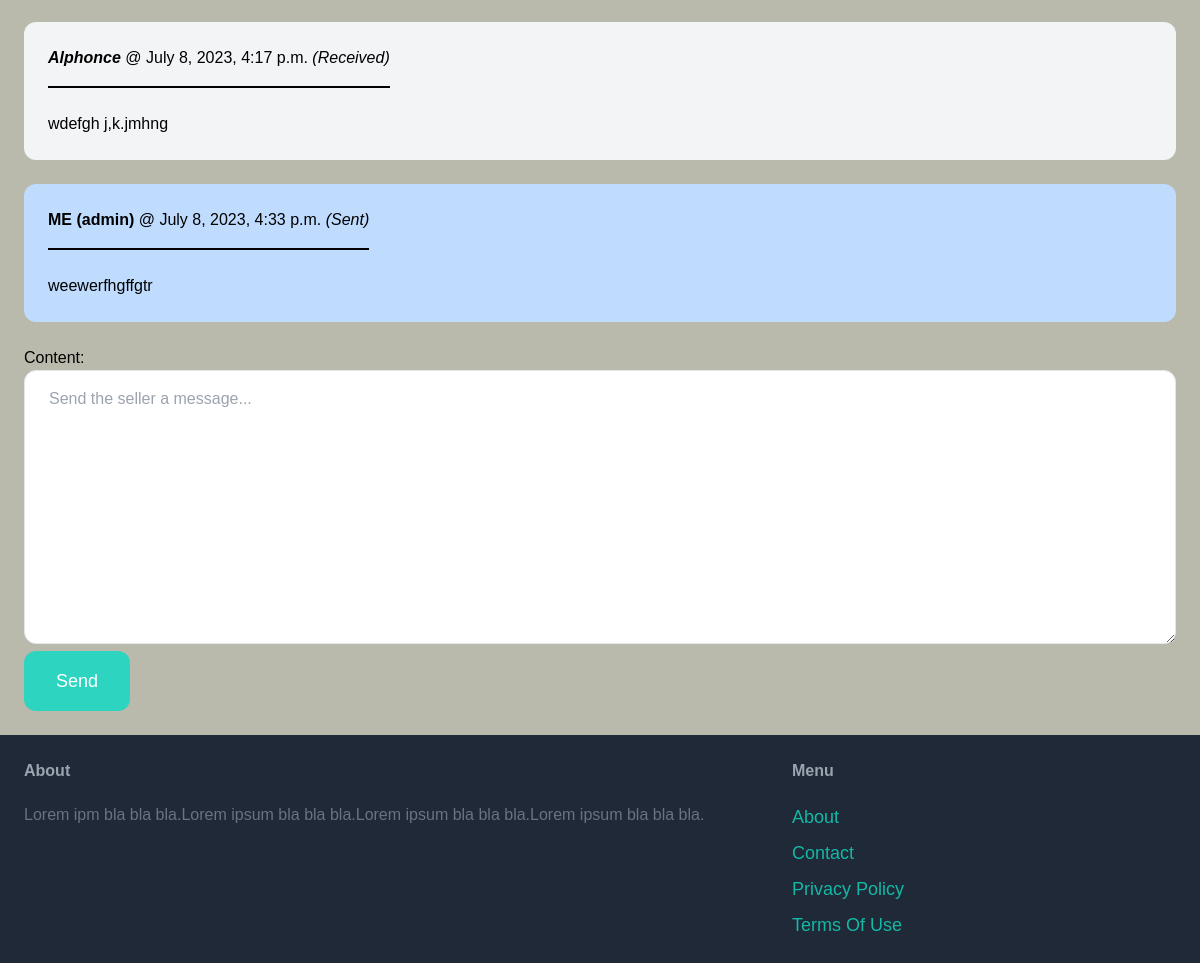
The app's page /inbox/15/ (signed in, lower part), older data.
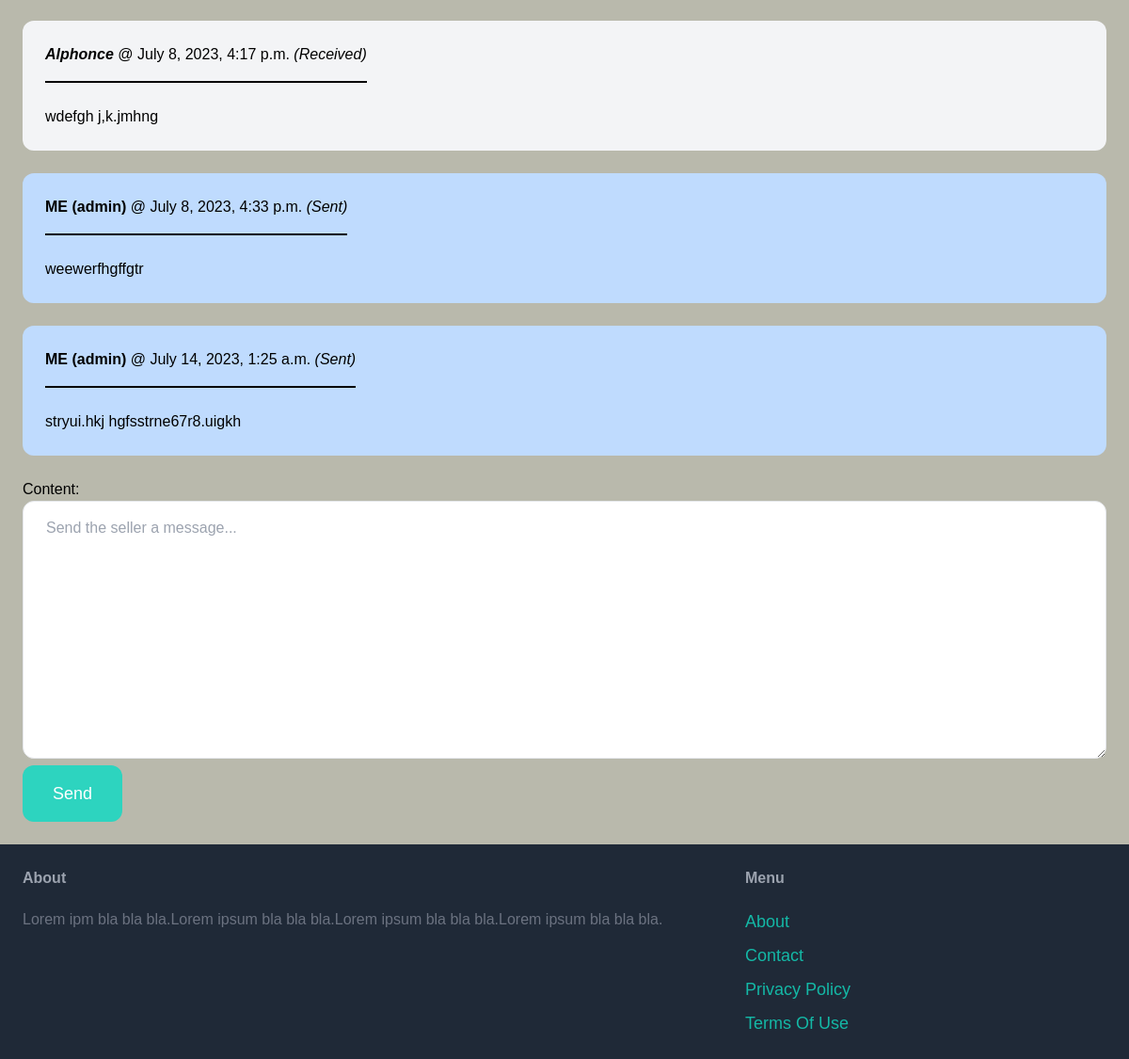
The same page, newer data.
### conversation/models.py (models this page shows)
class ConversationMessage(models.Model):
    conversation = models.ForeignKey(Conversation, related_name='messages', on_delete=models.CASCADE)
    content = RichTextField()
    created_at = models.DateTimeField(auto_now_add=True)
    created_by = models.ForeignKey(User, related_name='created_messages', on_delete=models.CASCADE)

### conversation/views.py (the view)
# urls.py: path('<int:pk>/', views.detail, name='detail'),
@login_required
def detail(request, pk):
    conversation = Conversation.objects.filter(members__in=[request.user.id]).get(pk=pk)
    if request.method == 'POST':
        form = ConversationMessageForm(request.POST)
        if form.is_valid():
            conversation_message = form.save(commit=False)
            conversation_message.conversation = conversation
            conversation_message.created_by = request.user
            conversation_message.save()
            conversation.save()
            return redirect('conversation:detail', pk=pk)
    else:
        form = ConversationMessageForm()
    return render(request, 'conversation/detail.html', {
        'conversation': conversation,
        'form': form
    })

### conversation/forms.py
class ConversationMessageForm(forms.ModelForm):
    class Meta:
        model = ConversationMessage
        fields = ('content',)
        widgets = {
            'content': forms.Textarea(attrs={
                'class': 'w-full py-4 px-6 rounded-xl border',
                'placeholder': 'Send the seller a message...',
            })
        }

### conversation/templates/conversation/detail.html (shortened to what this page needs)
{% extends 'core/base.html' %}
{% block content %}
<div class="space-y-6">
    {% for message in conversation.messages.all %}
            <div class="p-6 flex {% if message.created_by == request.user %} bg-blue-200 {% else %} bg-gray-100 {% endif %} rounded-xl">
                <div>
                    <p class="mb-4"><strong>{% if message.created_by == request.user %} ME ({{ message.created_by.username }}) {% else %} <em>{{ message.created_by.username }}</em> {% endif %}</strong> @ {{ message.created_at }} {% if message.created_by == request.user %} <em>(Sent)</em> {% else %} <em>(Received)</em> {% endif %}</p>
                    <hr class="border border-black">
                    <br>
                    <p>{{ message.content | safe }}</p>
                </div>
            </div>
    {% endfor %}
</div>
<form method="post" action="." class="mt-6">
    {{ form.as_p }}
    <button class="py-4 px-8 text-lg bg-teal-400 hover:bg-teal-700 rounded-xl text-white">Send</button>
</form>
{% endblock %}

Row changes from the older to the newer data that the page shows:
added ConversationMessage: created_by.username "admin", created_at "July 14, 2023, 1:25 a.m.", shows "(Sent)", content "stryui.hkj hgfsstrne67r8.uigkh"
